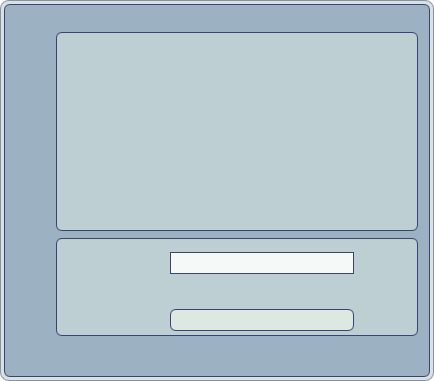
#> input picture assets/maxis_dialog_source.png, 434 x 381 px
$ python build_dat.py ../assets/maxis_dialog_source.png ../assets/clock_field.png ../dist/SC4TimeControl.dat
#> lines starting #> are read from the running program, lines starting #| are printed output that depends on the picture
#!/usr/bin/env python3
"""build_dat.py - builds SC4TimeControl.dat (requires Pillow).

  python3 build_dat.py ../assets/maxis_dialog_source.png ../assets/clock_field.png ../dist/SC4TimeControl.dat

The .dat holds the PNG pieces of the frame and panel, cut from a real game
dialog (magenta = transparent, the source alpha is kept: the frame's rim is
semi-transparent), and one UI script (LEGACY text format) that places them
with a title, two columns of 12 hours and a row of cycle speeds. The DLL fills
the texts and reads the clicks against the transparent hit boxes.

A second UI script is the clock shown next to the date: clock_field.png (the
right end of the date field, widened) and a text window for the time. The DLL
puts it in the game's bottom-left panel (kClockX, kClockY in
src/TimeControl.cpp).

The ids must match src/TimeControl.cpp.
"""
import io
import struct
import sys

from PIL import Image

# ---- ids ---------------------------------------------------------------------
PNG_GROUP = 0x64DD2E60
UI_GROUP = 0x892F59E5
MENU = 0x1
MENU_ROOT = 0x857A0EB3
CLOCK = 0x2
CLOCK_ROOT = 0x3D6A3173
CLOCK_FIELD, CLOCK_TEXT = 0x20, 0x21
PNG_CLOCK = 0x40
TITLE = 0x10
SPEED_TITLE = 0x11
HOUR_TEXT_FIRST = 0x100          # + hour
HOUR_HIT_FIRST = 0x200           # + hour
SPEED_TEXT_FIRST = 0x300         # + speed index
SPEED_HIT_FIRST = 0x310          # + speed index
BG_OUTER, BG_PANEL, BG_SPEEDS = 0x1000, 0x1010, 0x1020   # + 1..9
PNG_OUTER, PNG_PANEL = 0x10, 0x20     # + 0..8

T_PNG, T_UI = 0x856DDBAC, 0x00000000

# ---- source image (maxis_dialog_source.png, 434x381) ---------------------------
OUTER_CORNER = 12
PANEL_RECT, PANEL_CORNER = (56, 32, 362, 199), 10
TILE = 16

# ---- layout (pixels) -----------------------------------------------------------
LABEL_W = 34                     # estimated width of "00:00"
COL_W, COL_GAP = 72, 12
PAD_X, PAD_TOP, PAD_BOTTOM = 10, 8, 6
ROW_PITCH, ROW_H, ROWS = 20, 18, 12
PANEL_X, PANEL_Y = 12, 32
PANEL_W = PAD_X + COL_W + COL_GAP + COL_W + PAD_X
PANEL_H = PAD_TOP + ROWS * ROW_PITCH + PAD_BOTTOM
MENU_W = PANEL_X + PANEL_W + 12

# speed row: a title on the blue, then a one-row panel
SPEED_LABELS = ['Pause', '1/2', 'x1', 'x2', 'x4', 'x8']   # same order as the DLL
SPEED_TITLE_Y = PANEL_Y + PANEL_H + 6
SPEEDS_Y = SPEED_TITLE_Y + 20
SPEEDS_H = 4 + ROW_H + 4
MENU_H = SPEEDS_Y + SPEEDS_H + 12

# Measured in game on screenshots (text windows only):
TITLE_DX = -4                    # "Time of Day", "Cycle Speed"
HOUR_COL_DX = (-4, -2)           # left / right column of hours
SPEED_INK_W = [35, 20, 13, 16, 16, 14]   # ink width of each speed label (GenButton)
SPEED_INK_OFF = [2, 3, 1, 1, 1, 1]       # text window's left edge -> first ink pixel

TEXT_FILL_PANEL = (189, 207, 211)
TEXT_FILL_OUTER = (156, 178, 194)


# ---- PNG pieces ----------------------------------------------------------------
def keyed(img):
    """Magenta -> transparent; every other pixel keeps its alpha."""
    px = img.load()
    for y in range(img.size[1]):
        for x in range(img.size[0]):
            r, g, b, a = px[x, y]
            if (r, g, b) == (255, 0, 255) or a == 0:
                px[x, y] = (0, 0, 0, 0)
    return img


def cut_nine(src, x, y, w, h, c):
    """Corners c*c; edges and centre TILE long, cut from a straight part."""
    mx, my = x + c + 4, y + c + 4
    boxes = [(x, y, c, c), (mx, y, TILE, c), (x + w - c, y, c, c),
             (x, my, c, TILE), (mx, my, TILE, TILE), (x + w - c, my, c, TILE),
             (x, y + h - c, c, c), (mx, y + h - c, TILE, c), (x + w - c, y + h - c, c, c)]
    return [keyed(src.crop((bx, by, bx + bw, by + bh))) for bx, by, bw, bh in boxes]


def png(img):
    b = io.BytesIO()
    img.save(b, 'PNG', optimize=True)
    return b.getvalue()


# ---- UI script -----------------------------------------------------------------
FLAGS = dict(visible='yes', enabled='yes', moveable='no', sizeable='no', sortable='no', pbuff='no',
             pbufftrans='yes', pbufferase='yes', pbuffvid='no', alphablend='yes', acceptfocus='no',
             mousetrans='no', ignoremouse='yes')
GEN_TAIL = ('userdata=0 moveable=no sizeable=no defaultkeys=no closevisible=no gobackvisible=no '
            'minmaxvisible=no closedisabled=no gobackdisabled=no minmaxdisabled=no titlebar=no')


def flags(**kw):
    f = dict(FLAGS, **kw)
    return ' '.join('winflag_%s=%s' % kv for kv in f.items())


def area(l, t, w, h):
    return 'area=(%d,%d,%d,%d)' % (l, t, l + w, t + h)   # left, top, right, bottom


def bmp(wid, l, t, w, h, inst):
    return ('   <LEGACY clsid=GZWinBMP iid=IGZWinBMP id=0x%08x %s fillcolor=(0,0,0) %s '
            'image={%08x,%08x} imagerect=(0,0,%d,%d) notify=no transparentbkg=yes edgeimage=no >\r\n'
            % (wid, area(l, t, w, h), flags(), PNG_GROUP, inst, w, h))


def tiled(wid, l, t, w, h, inst):
    return ('   <LEGACY clsid=GZWinGen iid=IGZWinGen id=0x%08x %s fillcolor=(0,0,0) %s '
            'image={%08x,%08x} blttype=tiled %s fill=yes outline=no paint=yes sidebar=no gutters=(0,0) >\r\n'
            % (wid, area(l, t, w, h), flags(), PNG_GROUP, inst, GEN_TAIL))


def box(wid, l, t, w, h):
    return ('   <LEGACY clsid=GZWinGen iid=IGZWinGen id=0x%08x %s fillcolor=(0,0,0) %s '
            'blttype=tiled %s fill=no outline=no paint=no sidebar=no gutters=(0,0) >\r\n'
            % (wid, area(l, t, w, h), flags(), GEN_TAIL))


def text(wid, l, t, w, h, fill):
    return ('   <LEGACY clsid=GZWinText iid=IGZWinText id=0x%08x %s fillcolor=(%d,%d,%d) %s font=GenButton >\r\n'
            % (wid, area(l, t, w, h), fill[0], fill[1], fill[2], flags()))


def estimate_width(t):
    """Pixels of a GenButton text (same estimate as the kit)."""
    return sum(4 if ch in " iljtf:.'" else 10 if ch in "mwMW" else 8 if ch.isupper() else 7 for ch in t)


def centred_text(wid, l, t, w, label, fill):
    """Text centred on [l, l + w], with its estimated width."""
    off = max(2, (w - estimate_width(label)) // 2)
    return text(wid, l + off, t, w - off, ROW_H, fill)


def nine(first_id, png_first, x, y, w, h, c):
    rects = [(x, y, c, c), (x + c, y, w - 2 * c, c), (x + w - c, y, c, c),
             (x, y + c, c, h - 2 * c), (x + c, y + c, w - 2 * c, h - 2 * c), (x + w - c, y + c, c, h - 2 * c),
             (x, y + h - c, c, c), (x + c, y + h - c, w - 2 * c, c), (x + w - c, y + h - c, c, c)]
    out = ''
    for k, r in enumerate(rects):
        out += (bmp if k in (0, 2, 6, 8) else tiled)(first_id + 1 + k, *r, png_first + k)
    return out


def cell(h):
    col, row = divmod(h, ROWS)
    return PANEL_X + PAD_X + col * (COL_W + COL_GAP), PANEL_Y + PAD_TOP + row * ROW_PITCH


def menu_script():
    kids = nine(BG_OUTER, PNG_OUTER, 0, 0, MENU_W, MENU_H, OUTER_CORNER)
    kids += centred_text(TITLE, TITLE_DX, 9, MENU_W, 'Time of Day', TEXT_FILL_OUTER)
    kids += nine(BG_PANEL, PNG_PANEL, PANEL_X, PANEL_Y, PANEL_W, PANEL_H, PANEL_CORNER)
    off = (COL_W - LABEL_W) // 2
    for h in range(24):
        l, t = cell(h)
        kids += text(HOUR_TEXT_FIRST + h, l + off + HOUR_COL_DX[h // ROWS], t, COL_W - off, ROW_H, TEXT_FILL_PANEL)
    for h in range(24):
        l, t = cell(h)
        kids += box(HOUR_HIT_FIRST + h, l, t - 1, COL_W, ROW_PITCH)
    kids += centred_text(SPEED_TITLE, TITLE_DX, SPEED_TITLE_Y, MENU_W, 'Cycle Speed', TEXT_FILL_OUTER)
    kids += nine(BG_SPEEDS, PNG_PANEL, PANEL_X, SPEEDS_Y, PANEL_W, SPEEDS_H, PANEL_CORNER)
    # speeds: equal gaps between the labels and at both ends, inside the panel's
    # border; text windows run 12 px past the ink (they are transparent)
    inner_l, inner_r = PANEL_X + 1, PANEL_X + PANEL_W - 1
    gap = (inner_r - inner_l - sum(SPEED_INK_W)) / (len(SPEED_LABELS) + 1)
    x = inner_l + gap
    for i, (w, off) in enumerate(zip(SPEED_INK_W, SPEED_INK_OFF)):
        ink = round(x)
        kids += text(SPEED_TEXT_FIRST + i, ink - off, SPEEDS_Y + 4, w + off + 12, ROW_H, TEXT_FILL_PANEL)
        hit_l = round(x - gap / 2)
        hit_r = round(x + w + gap / 2)
        kids += box(SPEED_HIT_FIRST + i, hit_l, SPEEDS_Y + 3, hit_r - hit_l, ROW_PITCH)
        x += w + gap
    # ignoremouse=no on the root: the menu takes the clicks (not the city below)
    return ('<LEGACY clsid=GZWinGen iid=IGZWinGen id=0x%08x %s fillcolor=(0,0,0) %s '
            'blttype=tiled %s fill=no outline=no paint=yes sidebar=no gutters=(0,0) >\r\n'
            '<CHILDREN>\r\n%s</CHILDREN>\r\n'
            % (MENU_ROOT, area(0, 0, MENU_W, MENU_H), flags(ignoremouse='no'), GEN_TAIL, kids))


# ---- the clock next to the date --------------------------------------------------
CLOCK_W, CLOCK_H = 49, 37        # field piece (48x37) at x=1, text at x=0
CLOCK_TEXT_RECT = (0, 12, 38, 15)  # same place and height as the game's date text: same glyph rows


def clock_script():
    kids = bmp(CLOCK_FIELD, 1, 0, 48, 37, PNG_CLOCK)
    # the DLL gives it the font style of the game's date text
    kids += ('   <LEGACY clsid=GZWinText iid=IGZWinText id=0x%08x %s fillcolor=(197,212,209) %s >\r\n'
             % (CLOCK_TEXT, area(*CLOCK_TEXT_RECT), flags()))
    # ignoremouse=yes on the root too: clicks and the date tooltip go to the game
    return ('<LEGACY clsid=GZWinGen iid=IGZWinGen id=0x%08x %s fillcolor=(0,0,0) %s '
            'blttype=tiled %s fill=no outline=no paint=yes sidebar=no gutters=(0,0) >\r\n'
            '<CHILDREN>\r\n%s</CHILDREN>\r\n'
            % (CLOCK_ROOT, area(0, 0, CLOCK_W, CLOCK_H), flags(), GEN_TAIL, kids))


# ---- DBPF 1.0, index 7.0, uncompressed -------------------------------------------
def dbpf(records):
    body, entries, off = bytearray(), [], 96
    for t, g, i, data in records:
        entries.append((t, g, i, off, len(data)))
        body += data
        off += len(data)
    index = b''.join(struct.pack('<IIIII', *e) for e in entries)
    head = bytearray(96)
    head[0:4] = b'DBPF'
    struct.pack_into('<II', head, 4, 1, 0)
    struct.pack_into('<IIII', head, 32, 7, len(entries), off, len(index))
    return bytes(head) + bytes(body) + index


def main():
    src = Image.open(sys.argv[1]).convert('RGBA')
#> src is the input picture: PIL image 434x381 RGBA; mean R, G, B, A 176.3, 194.6, 203.3, 250.9
    outer = cut_nine(src, 0, 0, src.size[0], src.size[1], OUTER_CORNER)
#> outer = 9 items
    panel = cut_nine(src, *PANEL_RECT, PANEL_CORNER)
#> panel = 9 items
    records = [(T_PNG, PNG_GROUP, PNG_OUTER + k, png(img)) for k, img in enumerate(outer)]
#> in png (call 5), `img.save(b, 'PNG', optimize=True)`:
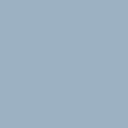
#> img: PIL image 16x16 RGBA (shown 8 times larger); mean R, G, B, A 156, 178, 194, 255
#> records = 9 items
    records += [(T_PNG, PNG_GROUP, PNG_PANEL + k, png(img)) for k, img in enumerate(panel)]
#> in png (call 14), `img.save(b, 'PNG', optimize=True)`:
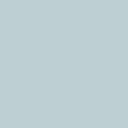
#> img: PIL image 16x16 RGBA (shown 8 times larger); mean R, G, B, A 189, 207, 211, 255
#> records = 18 items
    records.append((T_UI, UI_GROUP, MENU, menu_script().encode('ascii')))
    field = Image.open(sys.argv[2]).convert('RGBA')   # used as is (re-encoded only to drop metadata)
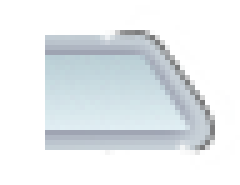
#> input picture assets/clock_field.png, 48 x 37 px (shown 5 times larger)
#> field is the input picture: PIL image 48x37 RGBA; mean R, G, B, A 204.3, 210.6, 214.6, 98.2
    assert field.size == (48, 37)
    records.append((T_PNG, PNG_GROUP, PNG_CLOCK, png(field)))
    records.append((T_UI, UI_GROUP, CLOCK, clock_script().encode('ascii')))
    open(sys.argv[3], 'wb').write(dbpf(records))
#> the loop in dbpf, `for t, g, i, data in records:` made 21 passes
#> (t, g, i, off) on passes 1 to 12: (2238569388, 1692216928, 16, 402), (2238569388, 1692216928, 17, 507), (2238569388, 1692216928, 18, 868), (2238569388, 1692216928, 19, 964), (2238569388, 1692216928, 20, 1051), (2238569388, 1692216928, 21, 1149), (2238569388, 1692216928, 22, 1496), (2238569388, 1692216928, 23, 1599), (2238569388, 1692216928, 24, 1929), (2238569388, 1692216928, 32, 2121), (2238569388, 1692216928, 33, 2210), (2238569388, 1692216928, 34, 2408)
#> after the loop in dbpf, `for t, g, i, data in records:`: entries = 21 items; off = 52635
    print('%s: %d records, menu %dx%d' % (sys.argv[3], len(records), MENU_W, MENU_H))
#| ../dist/SC4TimeControl.dat: 21 records, menu 200x350


if __name__ == '__main__':
    main()
